Frame 1 (no input): blank canvas, image omitted
Frame 60 (the mouse pressed at the canvas centre just before this capture): blank canvas, image omitted
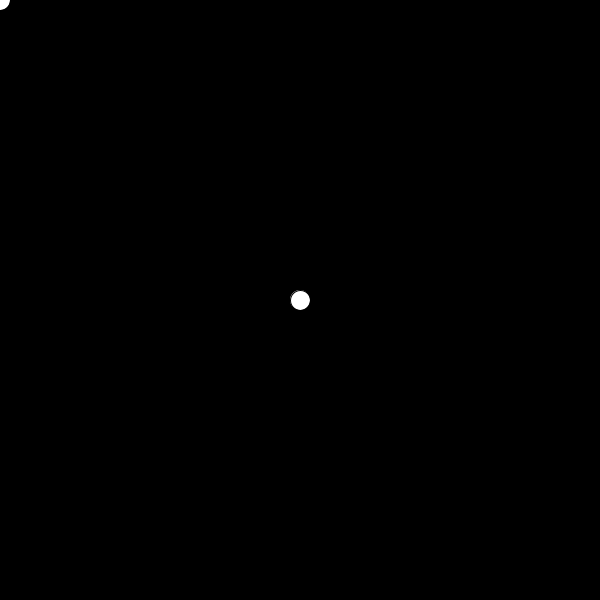
Frame 120 (the mouse held since frame 60 and released just before this capture)

The Processing sketch whose frames 1 and 60 were blank and that drew this single picture after the mouse press (run headless with seeded random() and noise(); from frame 60 on, the mouse is pressed at the canvas centre):

// Processing sketch: create_planets
// ── create_planets.pde
SYSTEM s = new SYSTEM();

void setup() {
  size(600, 600);
  smooth();
  background(0);
  mousePressed();
}

void draw() {
  s.run();
}

void mousePressed(){
  s.addBody(new Body(1000000000, mouseX, mouseY, 0, 0));
}

import java.util.*;

public class Body{

  private int mass;
  private float xvelocity;
  private float yvelocity;
  private float x;
  private float y;

  public Body(int m, float xpos, float ypos, float xvel, float yvel){
    mass = m;
    x = xpos;
    y = ypos;
    xvelocity = xvel;
    yvelocity = yvel;
  }

  //a bunch of getters

  public float getXVel(){
    return xvelocity;
  }
  public float getYVel(){
    return yvelocity;
  }
  public float getX(){
    return x;
  }
  public float getY(){
    return y;
  }
  public int getMass(){
    return mass;
  }

  //a bunch of setters

  public void setXVel(float newXVel){
    xvelocity = newXVel;
  }
  public void setYVel(float newYVel){
    yvelocity = newYVel;
  }
  public void setX(float newX){
    x = newX;
  }
  public void setY(float newY){
    y = newY;
  }
  public void setMass(int newMass){
    mass = newMass;
  }

  //main function!
  public void orbit(Body other){
    force(other);
    move();
  }

  //private helpers
  private double dist(Body other){
    return Math.sqrt(Math.pow(getX() - other.getX(), 2) +
       Math.pow(getY() - other.getY(), 2));
  }

  //finds the magnitude of acceleration due to the force exerted by a body
  private double forceAcc(Body other){
    //scale factor of 100 comes in here
    return (6.67 * Math.pow(10, -26)) * other.getMass() /
      (Math.pow(dist(other), 2));
  }

  //finds the angle between the two bodies
  private double theta(Body other){
    return Math.atan(Math.abs(getX() - other.getX())/
       Math.abs(getY() - other.getY()));
  }

  private void force(Body other){
    //accounting for time errors
    float counter = 0.0;
    float simtime = 0.0001;
    counter += (1 / frameRate);
    while (counter > 0.0){
      if (getX() > other.getX()){
        xvelocity -= forceAcc(other) * Math.sin(theta(other)) * simtime;
      }
      else{
        xvelocity += forceAcc(other) * Math.sin(theta(other)) * simtime;
      }
      if (getY() > other.getY()){
        yvelocity -= forceAcc(other) * Math.cos(theta(other)) * simtime;
      }
      else{
        yvelocity += forceAcc(other) * Math.cos(theta(other)) * simtime;
      }
      counter -= simtime;
    }
  }

  private void move(){
    setX(getX() + xvelocity * (1 / frameRate));
    setY(getY() + yvelocity * (1 / frameRate));
  }
  
  void display() {
    ellipse(x, y, 20, 20);
  }

}

import java.util.*;
import java.lang.*;

public class SYSTEM{

  private ArrayList<Body> bodies;

  public SYSTEM(){
    bodies = new ArrayList<Body>();
  }

  //basic getter
  public Body getBody(int index){
    return bodies.get(index);
  }

  //basic setter
  public void addBody(Body thing){
    bodies.add(thing);
  }

  //main function! this calls the orbit function on each pair of bodies
  //in the SYSTEM.
  public void run(){
    for (int x = 0; x < bodies.size(); x++){
      getBody(x).display();
      for (int y = 0; y < bodies.size(); y++){
        getBody(x).orbit(getBody(y));
      }
    }
  }
    
}
